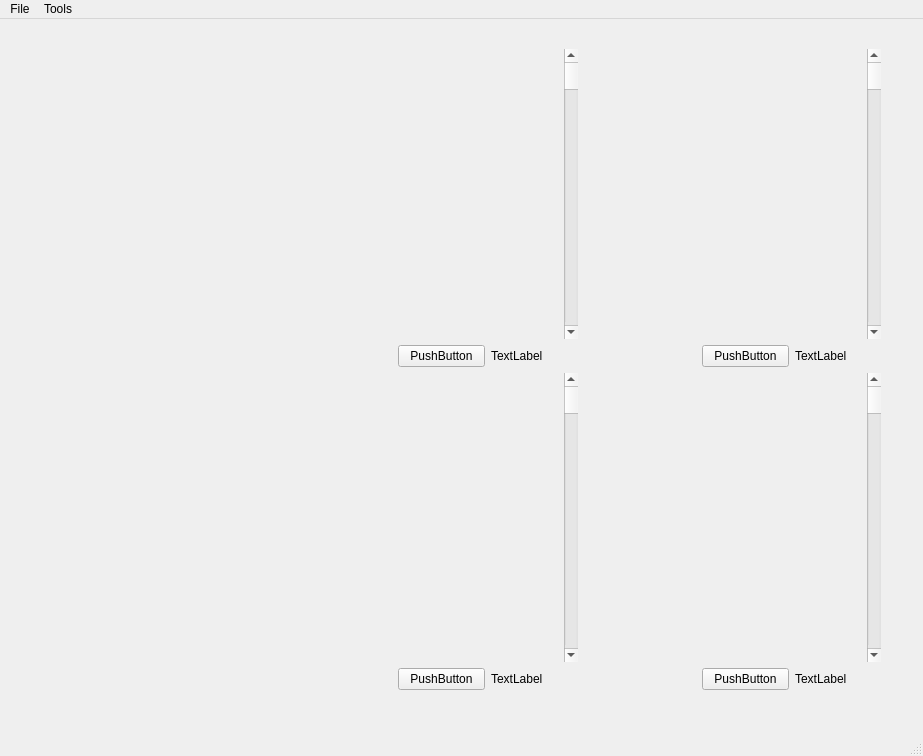
<?xml version="1.0" encoding="UTF-8"?>
<ui version="4.0">
 <class>MainWindow</class>
 <widget class="QMainWindow" name="MainWindow">
  <property name="geometry">
   <rect>
    <x>0</x>
    <y>0</y>
    <width>923</width>
    <height>756</height>
   </rect>
  </property>
  <property name="sizePolicy">
   <sizepolicy hsizetype="Minimum" vsizetype="Minimum">
    <horstretch>0</horstretch>
    <verstretch>0</verstretch>
   </sizepolicy>
  </property>
  <property name="sizeIncrement">
   <size>
    <width>0</width>
    <height>0</height>
   </size>
  </property>
  <property name="windowTitle">
   <string>MainWindow</string>
  </property>
  <widget class="QWidget" name="centralwidget">
   <widget class="QWidget" name="layoutWidget">
    <property name="geometry">
     <rect>
      <x>280</x>
      <y>30</y>
      <width>601</width>
      <height>641</height>
     </rect>
    </property>
    <layout class="QGridLayout" name="gridLayout">
     <item row="0" column="0">
      <layout class="QVBoxLayout" name="HLayout" stretch="1,0">
       <item>
        <layout class="QHBoxLayout" name="horizontalLayout_9">
         <item>
          <widget class="QVTKWidget" name="HorizontalWindow"/>
         </item>
         <item>
          <widget class="QScrollBar" name="verticalScrollBar_5">
           <property name="orientation">
            <enum>Qt::Vertical</enum>
           </property>
          </widget>
         </item>
        </layout>
       </item>
       <item>
        <layout class="QHBoxLayout" name="horizontalLayout_3">
         <item>
          <spacer name="horizontalSpacer_5">
           <property name="orientation">
            <enum>Qt::Horizontal</enum>
           </property>
           <property name="sizeHint" stdset="0">
            <size>
             <width>118</width>
             <height>16</height>
            </size>
           </property>
          </spacer>
         </item>
         <item>
          <widget class="QPushButton" name="pushButton_5">
           <property name="sizePolicy">
            <sizepolicy hsizetype="Expanding" vsizetype="Expanding">
             <horstretch>0</horstretch>
             <verstretch>0</verstretch>
            </sizepolicy>
           </property>
           <property name="text">
            <string>PushButton</string>
           </property>
          </widget>
         </item>
         <item>
          <widget class="QLabel" name="label_5">
           <property name="sizePolicy">
            <sizepolicy hsizetype="Expanding" vsizetype="Expanding">
             <horstretch>0</horstretch>
             <verstretch>0</verstretch>
            </sizepolicy>
           </property>
           <property name="text">
            <string>TextLabel</string>
           </property>
          </widget>
         </item>
        </layout>
       </item>
      </layout>
     </item>
     <item row="0" column="1">
      <layout class="QVBoxLayout" name="SLayout" stretch="1,0">
       <item>
        <layout class="QHBoxLayout" name="horizontalLayout_11">
         <item>
          <widget class="QVTKWidget" name="SagittalWindow"/>
         </item>
         <item>
          <widget class="QScrollBar" name="verticalScrollBar_7">
           <property name="orientation">
            <enum>Qt::Vertical</enum>
           </property>
          </widget>
         </item>
        </layout>
       </item>
       <item>
        <layout class="QHBoxLayout" name="horizontalLayout_7">
         <item>
          <spacer name="horizontalSpacer_7">
           <property name="orientation">
            <enum>Qt::Horizontal</enum>
           </property>
           <property name="sizeHint" stdset="0">
            <size>
             <width>118</width>
             <height>16</height>
            </size>
           </property>
          </spacer>
         </item>
         <item>
          <widget class="QPushButton" name="pushButton_7">
           <property name="sizePolicy">
            <sizepolicy hsizetype="Expanding" vsizetype="Expanding">
             <horstretch>0</horstretch>
             <verstretch>0</verstretch>
            </sizepolicy>
           </property>
           <property name="text">
            <string>PushButton</string>
           </property>
          </widget>
         </item>
         <item>
          <widget class="QLabel" name="label_7">
           <property name="sizePolicy">
            <sizepolicy hsizetype="Expanding" vsizetype="Expanding">
             <horstretch>0</horstretch>
             <verstretch>0</verstretch>
            </sizepolicy>
           </property>
           <property name="text">
            <string>TextLabel</string>
           </property>
          </widget>
         </item>
        </layout>
       </item>
      </layout>
     </item>
     <item row="1" column="0">
      <layout class="QVBoxLayout" name="D3Layout" stretch="1,0">
       <item>
        <layout class="QHBoxLayout" name="horizontalLayout_10">
         <item>
          <widget class="QVTKWidget" name="qvtkWidget_6"/>
         </item>
         <item>
          <widget class="QScrollBar" name="verticalScrollBar_6">
           <property name="orientation">
            <enum>Qt::Vertical</enum>
           </property>
          </widget>
         </item>
        </layout>
       </item>
       <item>
        <layout class="QHBoxLayout" name="horizontalLayout_4">
         <item>
          <spacer name="horizontalSpacer_6">
           <property name="orientation">
            <enum>Qt::Horizontal</enum>
           </property>
           <property name="sizeHint" stdset="0">
            <size>
             <width>118</width>
             <height>16</height>
            </size>
           </property>
          </spacer>
         </item>
         <item>
          <widget class="QPushButton" name="pushButton_6">
           <property name="sizePolicy">
            <sizepolicy hsizetype="Expanding" vsizetype="Expanding">
             <horstretch>0</horstretch>
             <verstretch>0</verstretch>
            </sizepolicy>
           </property>
           <property name="text">
            <string>PushButton</string>
           </property>
          </widget>
         </item>
         <item>
          <widget class="QLabel" name="label_6">
           <property name="sizePolicy">
            <sizepolicy hsizetype="Expanding" vsizetype="Expanding">
             <horstretch>0</horstretch>
             <verstretch>0</verstretch>
            </sizepolicy>
           </property>
           <property name="text">
            <string>TextLabel</string>
           </property>
          </widget>
         </item>
        </layout>
       </item>
      </layout>
     </item>
     <item row="1" column="1">
      <layout class="QVBoxLayout" name="CLayout" stretch="1,0">
       <item>
        <layout class="QHBoxLayout" name="horizontalLayout_12">
         <item>
          <widget class="QVTKWidget" name="CoronalWindow"/>
         </item>
         <item>
          <widget class="QScrollBar" name="verticalScrollBar_8">
           <property name="orientation">
            <enum>Qt::Vertical</enum>
           </property>
          </widget>
         </item>
        </layout>
       </item>
       <item>
        <layout class="QHBoxLayout" name="horizontalLayout_5">
         <item>
          <spacer name="horizontalSpacer_8">
           <property name="orientation">
            <enum>Qt::Horizontal</enum>
           </property>
           <property name="sizeHint" stdset="0">
            <size>
             <width>118</width>
             <height>16</height>
            </size>
           </property>
          </spacer>
         </item>
         <item>
          <widget class="QPushButton" name="pushButton_8">
           <property name="sizePolicy">
            <sizepolicy hsizetype="Expanding" vsizetype="Expanding">
             <horstretch>0</horstretch>
             <verstretch>0</verstretch>
            </sizepolicy>
           </property>
           <property name="text">
            <string>PushButton</string>
           </property>
          </widget>
         </item>
         <item>
          <widget class="QLabel" name="label_8">
           <property name="sizePolicy">
            <sizepolicy hsizetype="Expanding" vsizetype="Expanding">
             <horstretch>0</horstretch>
             <verstretch>0</verstretch>
            </sizepolicy>
           </property>
           <property name="text">
            <string>TextLabel</string>
           </property>
          </widget>
         </item>
        </layout>
       </item>
      </layout>
     </item>
    </layout>
   </widget>
  </widget>
  <widget class="QMenuBar" name="menubar">
   <property name="geometry">
    <rect>
     <x>0</x>
     <y>0</y>
     <width>923</width>
     <height>22</height>
    </rect>
   </property>
   <widget class="QMenu" name="menuFile">
    <property name="title">
     <string>File</string>
    </property>
    <addaction name="actionOpen_File"/>
   </widget>
   <widget class="QMenu" name="menuTools">
    <property name="title">
     <string>Tools</string>
    </property>
    <addaction name="actionContrast_Adjustment"/>
   </widget>
   <addaction name="menuFile"/>
   <addaction name="menuTools"/>
  </widget>
  <widget class="QStatusBar" name="statusbar"/>
  <action name="actionOpen_File">
   <property name="text">
    <string>Open File</string>
   </property>
  </action>
  <action name="actionContrast_Adjustment">
   <property name="text">
    <string>Contrast Adjustment</string>
   </property>
  </action>
 </widget>
 <customwidgets>
  <customwidget>
   <class>QVTKWidget</class>
   <extends>QWidget</extends>
   <header>QVTKWidget.h</header>
  </customwidget>
 </customwidgets>
 <resources/>
 <connections/>
</ui>
